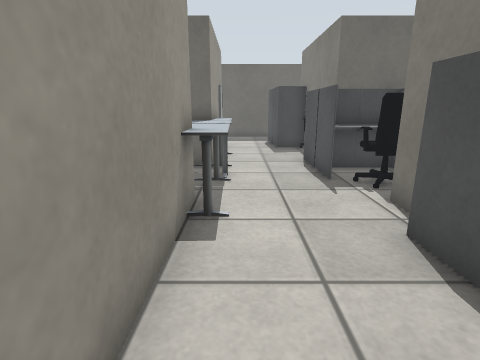
[1] (above)

21 first-person views from a walk through a robot-simulator world made for Gazebo. The camera is 1 m above the floor, tilts 14° down and sees 80° across. The floor is counted in squares, 0.5 m on a side. Each view is taken from the middle of a square. On the plan, view 1 faces up. The plan holds only what a view shows up to about 17 squares ahead; the rest is blank. The place goes on beyond the plan. The robots in the file are not drawn. Some stock models are drawn as simple stand-ins. Some surface patterns are stand-ins.

[2]
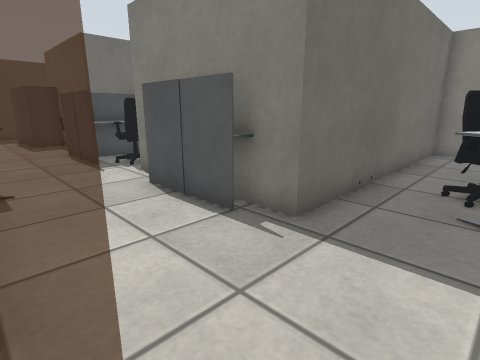

[3]
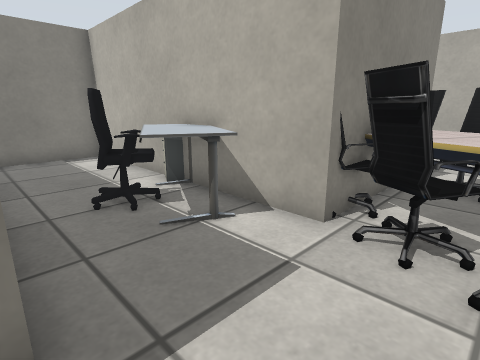

[4]
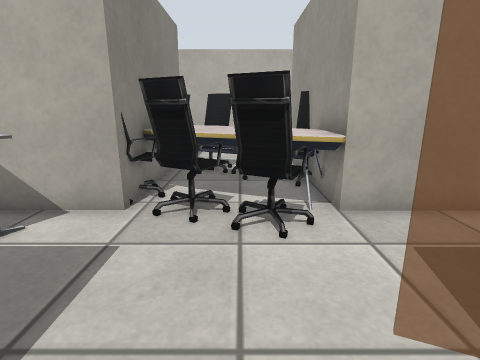

[5]
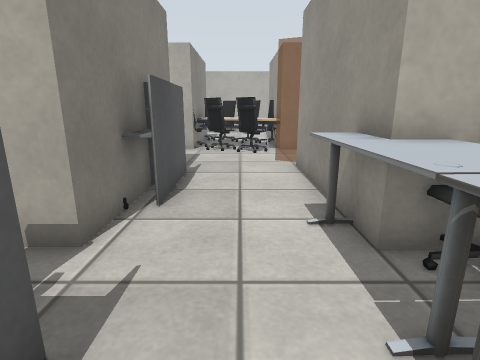

[6]
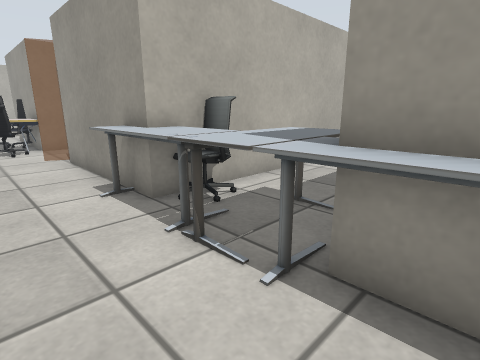

[7]
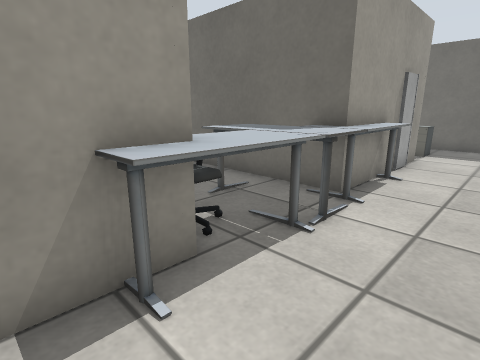

[8]
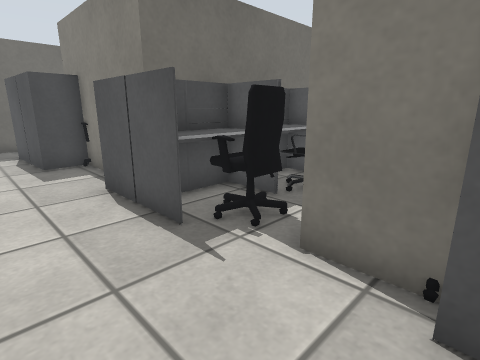

[9]
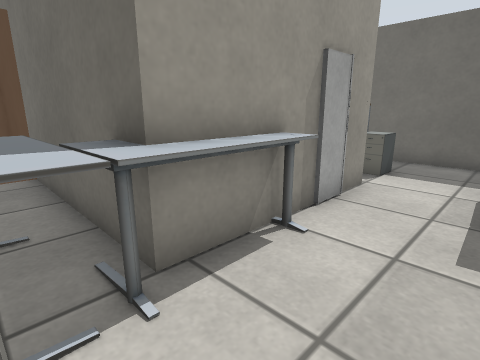

[10]
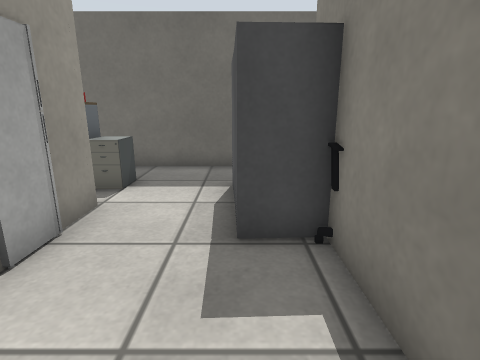

[11]
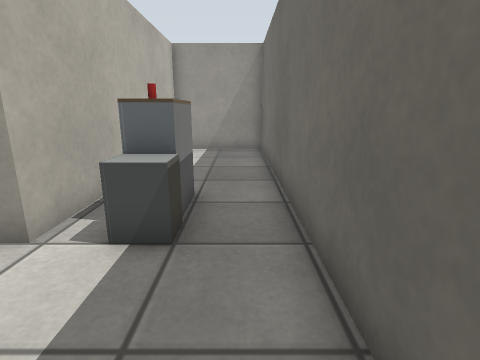

[12]
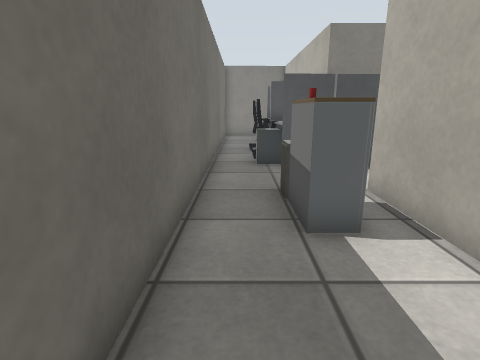

[13]
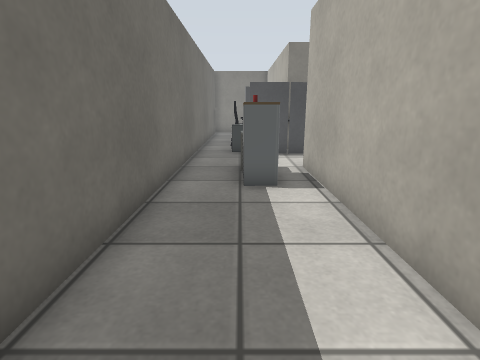

[14]
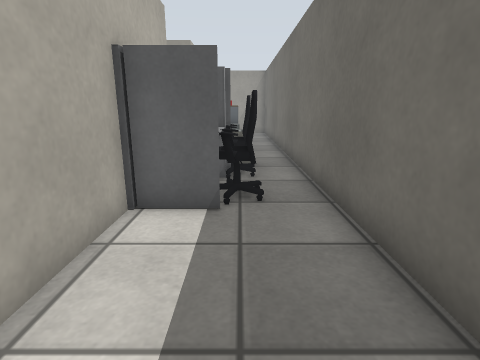

[15]
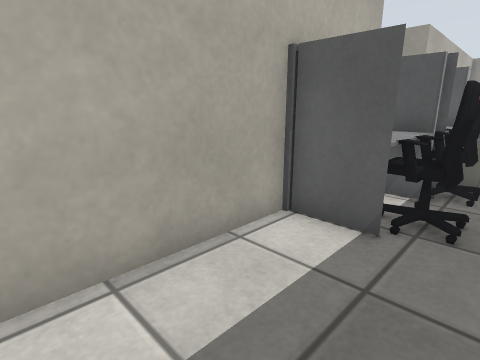

[16]
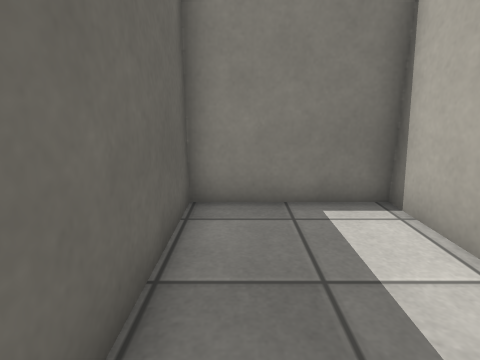

[17]
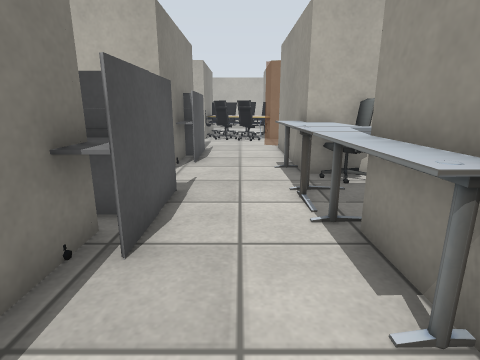

[18]
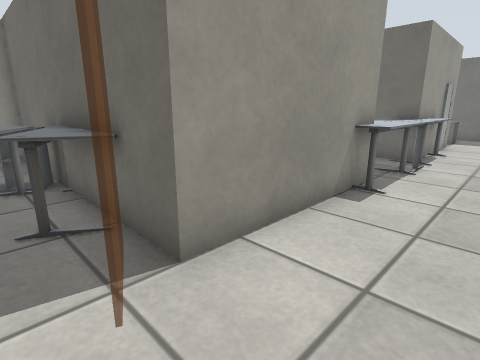

[19]
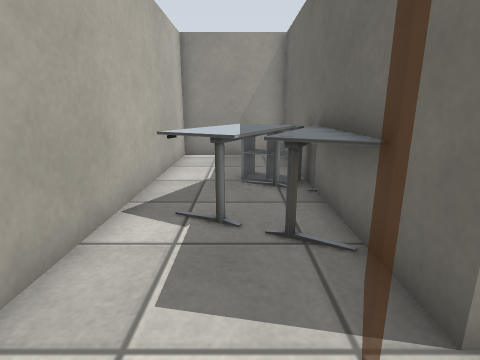

[20]
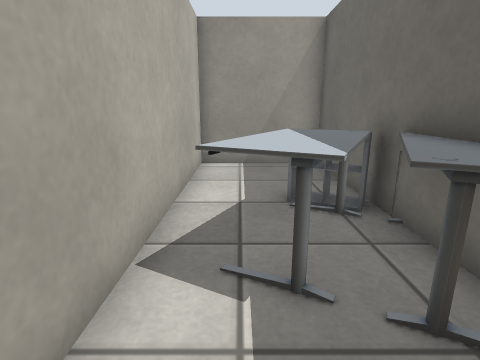

[21]
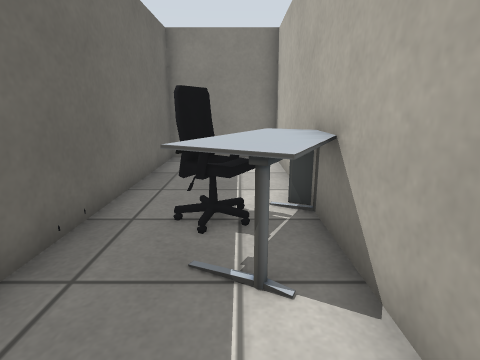

### Floor plan
Points are (right, up) in squares from view 1. A wall is a line through its corners. A room is listed if a view was taken in it or the views show most of it. See-through windows are left out.
Room 1 (views 1, 2, 3, 4, 7, 8, 18, 19, 20, 21)
walls: (5.4, -4.4) (6.5, -4.4); (8.4, -4.4) (14, -4.4) (14, -0.1) (3.4, -0.1) (3.4, 0.6); (3.4, 4.4) (3.4, 6.2); (-1, 5.6) (-1, -0.1)
ways out: opening at (1, 5) to room 2; opening at (-2.5, -2) to room 3
objects: other object (-1, -6); table (-1, -6) to (2, -4); office chair (0, -4) to (1, -3); office chair (1, -5) to (3, -4); office chair (3, -6) to (4, -5); other object (3, 1) to (5, 2); other object (3, 3) to (5, 4); office chair (4, 4) to (5, 5); table (5, -5) to (7, -2); other object (6, 0) to (7, 1); office chair (7, -3) to (8, -2); chest of drawers (8, -5) to (8, -4)
Room 2 (views 5, 6, 9, 10, 11, 12, 13, 14, 15, 16, 17)
walls: (3.4, 12.4) (3.4, 14.5); (4.4, 16.7) (5.6, 16.7); (-2.4, 10.5) (-11.6, 10.5); (7.5, 16.7) (14, 16.7) (14, 21.1) (-11.6, 21.1) (-11.6, 16.8) (-1, 16.8) (-1, 13.4); (3.4, 6.2) (5.7, 6.2); (9.5, 10.5) (7.4, 10.5); (-10.1, 6.2) (-1.4, 6.2)
ways out: opening at (1, 5) to room 1
objects: cabinet (-4, 18) to (-3, 19); office chair (-3, 7) to (-2, 7); table (-3, 8) to (0, 10); table (-2, 5) to (0, 8); table (-2, 10) to (0, 13); chest of drawers (-2, 18) to (-1, 19); other object (-2, 19); other object (2, 15) to (4, 16); other object (2, 17) to (4, 18); chest of drawers (2, 19) to (3, 19); office chair (3, 7) to (4, 8); other object (3, 8) to (5, 9); other object (3, 10) to (5, 11); other object (3, 12) to (5, 12); office chair (3, 14) to (4, 15); office chair (4, 19) to (5, 19); other object (5, 17) to (7, 18); office chair (6, 7) to (7, 8); other object (6, 8) to (8, 9); office chair (6, 19) to (7, 19)
Room 3 (no view inside)
walls: (-5.4, -0.1) (-11.6, -0.1) (-11.6, -4.4) (-1.4, -4.4); (-1, -0.1) (-3.5, -0.1)
ways out: opening at (-2.5, -2) to room 1
objects: shelf (-8, -2) to (-6, -1); table (-6, -3) to (-4, -2); table (-5, -2) to (-3, 0)

Positions as (right, up) in squares from view 1, and headings:
1: (0, 0), facing up
2: (-1, -3), facing up-right
3: (1, 0), facing down-right
4: (1, 1), facing down
5: (1, 10), facing down
6: (2, 12), facing down-left
7: (2, 4), facing up-left
8: (0, 4), facing up-right
9: (2, 9), facing up-left
10: (2, 11), facing up
11: (3, 20), facing left
12: (-8, 20), facing right
13: (-11, 19), facing right
14: (13, 19), facing left
15: (12, 20), facing down-left
16: (8, 20), facing right
17: (1, 15), facing down
18: (2, -2), facing up-left
19: (1, -2), facing left
20: (-1, -3), facing left
21: (2, -3), facing right
